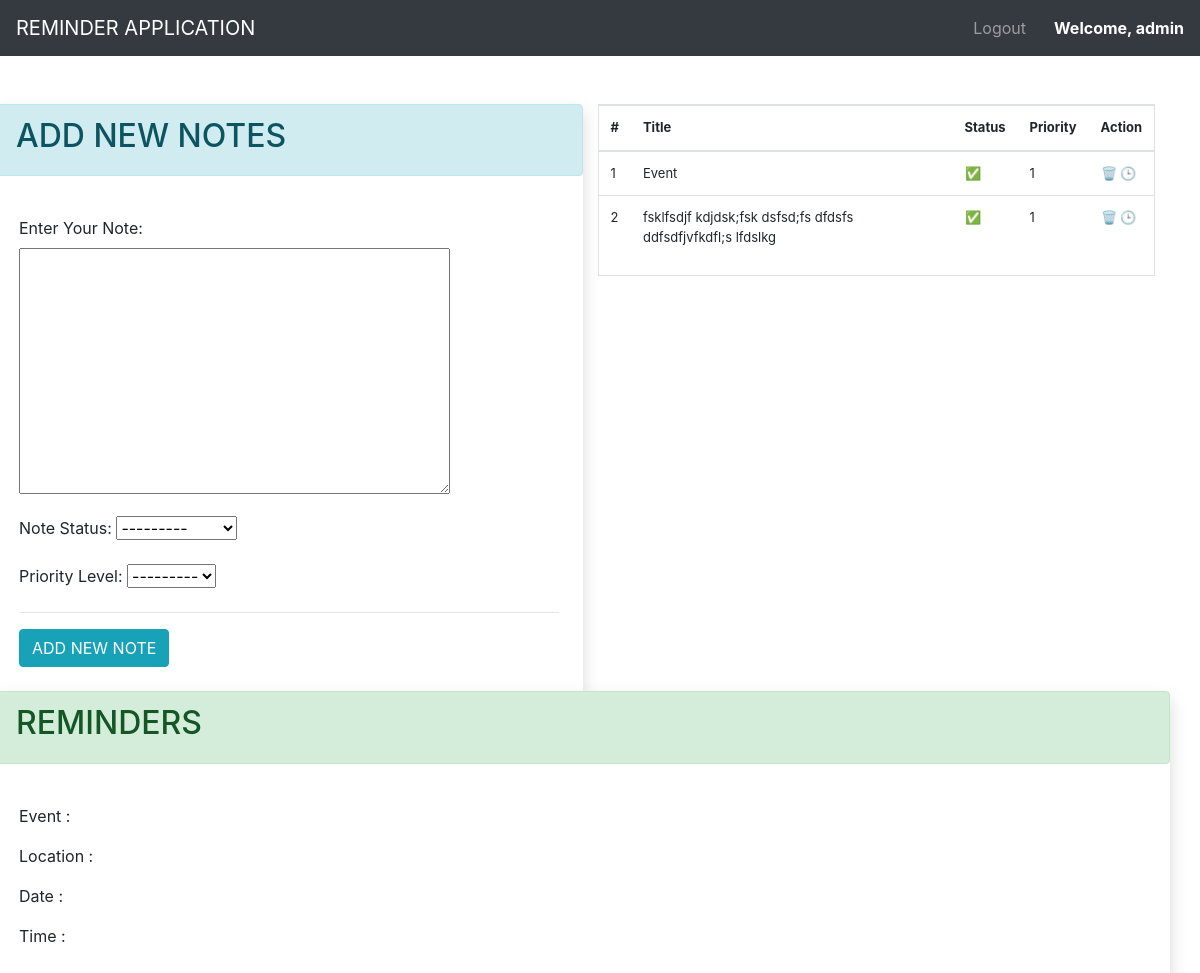
Page / (signed in) on the earlier database version.
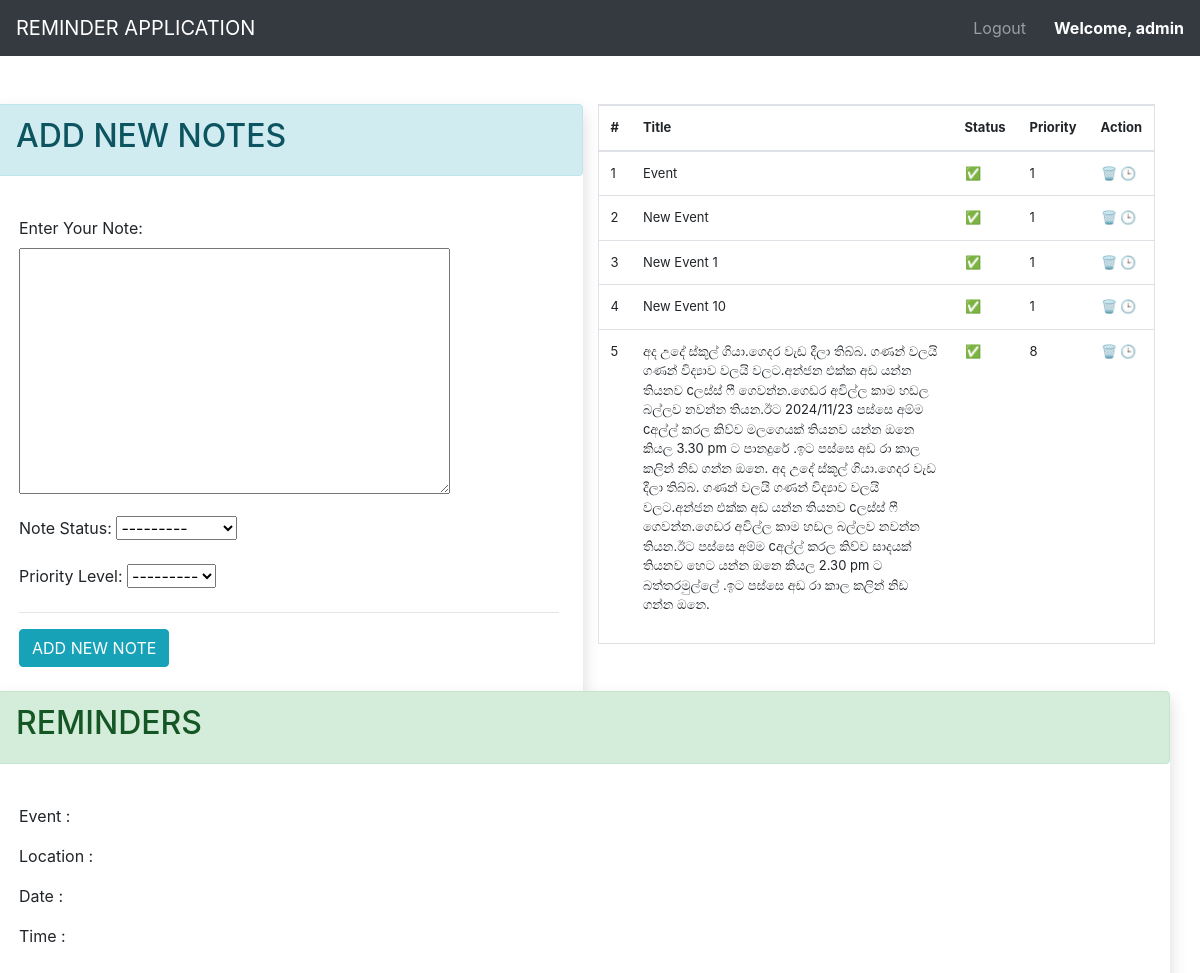
Same page on the later database version.
### app/models.py (models this page shows)
class TODO(models.Model):
    status_choices = [
    ('C', 'COMPLETED'),
    ('P', 'PENDING'),
    ]
    priority_choices = [
    ('1', '1️⃣'),
    ('2', '2️⃣'),
    ('3', '3️⃣'),
    ('4', '4️⃣'),
    ('5', '5️⃣'),
    ('6', '6️⃣'),
    ('7', '7️⃣'),
    ('8', '8️⃣'),
    ('9', '9️⃣'),
    ('10', '🔟'),
    ]
    title = models.TextField()
    status = models.CharField(max_length=2 , choices=status_choices)
    user  = models.ForeignKey(User  , on_delete= models.CASCADE)
    date = models.DateTimeField(auto_now_add=True)
    priority = models.CharField(max_length=2 , choices=priority_choices)

### app/views.py (the view)
# urls.py: path('' , home , name='home' ),
@login_required(login_url='login')
def home(request):
    if request.user.is_authenticated:
        user = request.user
        form = TODOForm()
        todos = TODO.objects.filter(user = user).order_by('priority')
        return render(request , 'index.html' , context={'form' : form , 'todos' : todos})

### app/forms.py
class TODOForm(ModelForm):
    class Meta:
        model = TODO
        fields = ['title' , 'status' , 'priority']
        labels = {
                'title': 'Enter Your Note:',
                'status': 'Note Status:',
                'priority': 'Priority Level:',
            }

### app/templates/index.html (shortened to what this page needs)
{% extends 'base.html' %}
{% block content %}
<div>
  <div class="container pt-4">
    <div class="row p-0 mt-4" style="margin-left: -50px">
      <div class="col mx-auto shadow p-0">
        <div class="alert alert-info">
          <h2>ADD NEW NOTES</h2>
        </div>
        <div class="p-4">
          <form id="todo-form" action="{% if isEditing %}/update_todo/{{ todo.id }}/{% else %}/add_todo/{% endif %}" method="POST">
            {{ form.as_p }}
            <hr>
            <input type="submit" id="add-button" value="{% if isEditing %}UPDATE NOTE{% else %}ADD NEW NOTE{% endif %}" class="btn btn-info">
          </form>
        </div>
      </div>
      <div class="col-md-6">
        <div class="border">
          {% if todos|length == 0 %}
          <div class="p-4">
            <br>
            <br>
            <div class="alert alert-info text-center">
              <p class="" style="font-size: 30px;">NO OF NOTES</p>
            </div>
            <br>
            <br>
          </div>
          {% else %}
          <div>
            <table class="table" style="font-size: 13px;">
              <thead>
              <tr>
                <th>#</th>
                <th>Title</th>
                <th>Status</th>
                <th>Priority</th>
                <th>Action</th>
              </tr>
              </thead>
              <tbody>
              {% for todo in todos %}
              <tr class="clickable-row" data-id="{{ todo.id }}">
                <td>{{ forloop.counter }}</td>
                <td>{{ todo.title }}</td>
                <td>
                  {% if todo.status == 'C' %}
                  ✅
                  {% else %}
                  🕒
                  {% endif %}
                </td>
                <td>{{ todo.priority }}</td>
                <td>
                  <a href="/delete-todo/{{ todo.id }}" title="Delete" class="">🗑️</a>
                  {% if todo.status == 'P' %}
                  <a href="/change-status/{{ todo.id }}/C" title="Mark Completed" class="">✅</a>
                  {% else %}
                  <a href="/change-status/{{ todo.id }}/P" title="Mark Pending" class="">🕒</a>
                  {% endif %}
                </td>
              </tr>
              {% endfor %}
              </tbody>
            </table>
          </div>
          {% endif %}
        </div>
      </div>
      <div class="col mx-auto shadow p-0 ml-auto" style="margin-left: 200px;">
        <div class="alert alert-success">
          <h2>REMINDERS</h2>
        </div>
        <div class="p-4">
          <p>Event :</p>
          <p>Location :</p>
          <p>Date :</p>
          <p>Time :</p>
        </div>
      </div>
    </div>
  </div>
</div>
{% endblock %}

### app/templates/base.html (shortened to what this page needs)
<!doctype html>
<html lang="en">
<head>
    <link rel="stylesheet" href="https://cdn.jsdelivr.net/npm/bootstrap@4.5.3/dist/css/bootstrap.min.css"
>
</head>
<body>
<nav class="navbar navbar-expand-lg navbar-dark bg-dark">
    <a class="navbar-brand" href="/">REMINDER APPLICATION</a>
    <div class="collapse navbar-collapse" id="navbarNav">
        <ul class="navbar-nav ml-auto">
            {% if request.user.is_authenticated %}
            <li class="nav-item">
                <a class="nav-link" href="/logout" style="margin-right: 20px;">Logout</a>
            </li>
            <li class="nav-item">
                <span class="navbar-text" style="font-size: 16px; font-weight: bold; color: white;">Welcome, {{ request.user.username }}</span>
            </li>
            {% endif %}
        </ul>
    </div>
</nav>
<div>
    {% block content %}
    {% endblock %}
</div>
</body>
</html>

Differences in the rows shown:
removed TODO: title "fsklfsdjf kdjdsk;fsk dsfsd;fs dfdsfs ddfsdfjvfkdfl;s lfdslkg", priority "1"
added TODO: title "New Event", priority "1"
added TODO: title "New Event 1", priority "1"
added TODO: title "New Event 10", priority "1"
added TODO: title "අද උදේ ස්කූල් ගියා.ගෙදර වැඩ දීලා තිබ්බ. ගණන් වලයි ගණන් විද්‍යාව වලයි වලට.අන්ජන එක්ක අඩ යන්න තියනව cලස්ස් ෆී ගෙවන්න.ගෙඩර අවිල්ල කාම හඩල බල්ලව නවන්න තියන.ඊට 2024/11/23 පස්සෙ අම්ම cඅල්ල් කරල කිව්ව මලගෙයක් තියනව යන්න ඔනෙ කියල 3.30 pm ට පානදුරේ .ඉට පස්සෙ අඩ රා කාල කලින් නිඩ ගන්න ඔනෙ. අද උදේ ස්කූල් ගියා.ගෙදර වැඩ දීලා තිබ්බ. ගණන් වලයි ගණන් විද්‍යාව වලයි වලට.අන්ජන එක්ක අඩ යන්න තියනව cලස්ස් ෆී ගෙවන්න.ගෙඩර අවිල්ල කාම හඩල බල්ලව නවන්න තියන.ඊට පස්සෙ අම්ම cඅල්ල් කරල කිව්ව සාදයක් තියනව හෙට යන්න ඔනෙ කියල 2.30 pm ට බත්තරමුල්ලේ .ඉට පස්සෙ අඩ රා කාල කලින් නිඩ ගන්න ඔනෙ.", priority "8"
